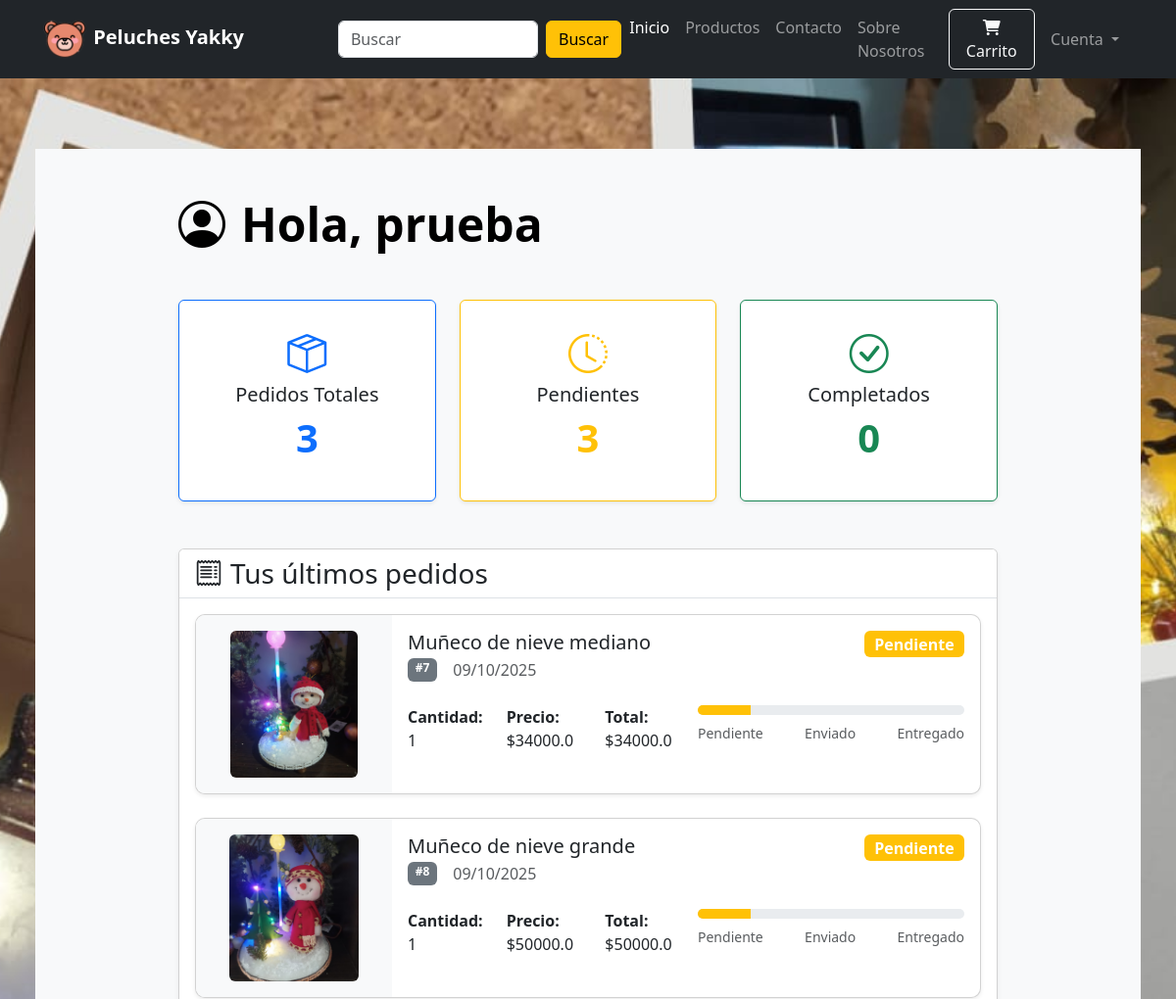
/profile (signed in, upper part), run on an earlier commit of the app's database.
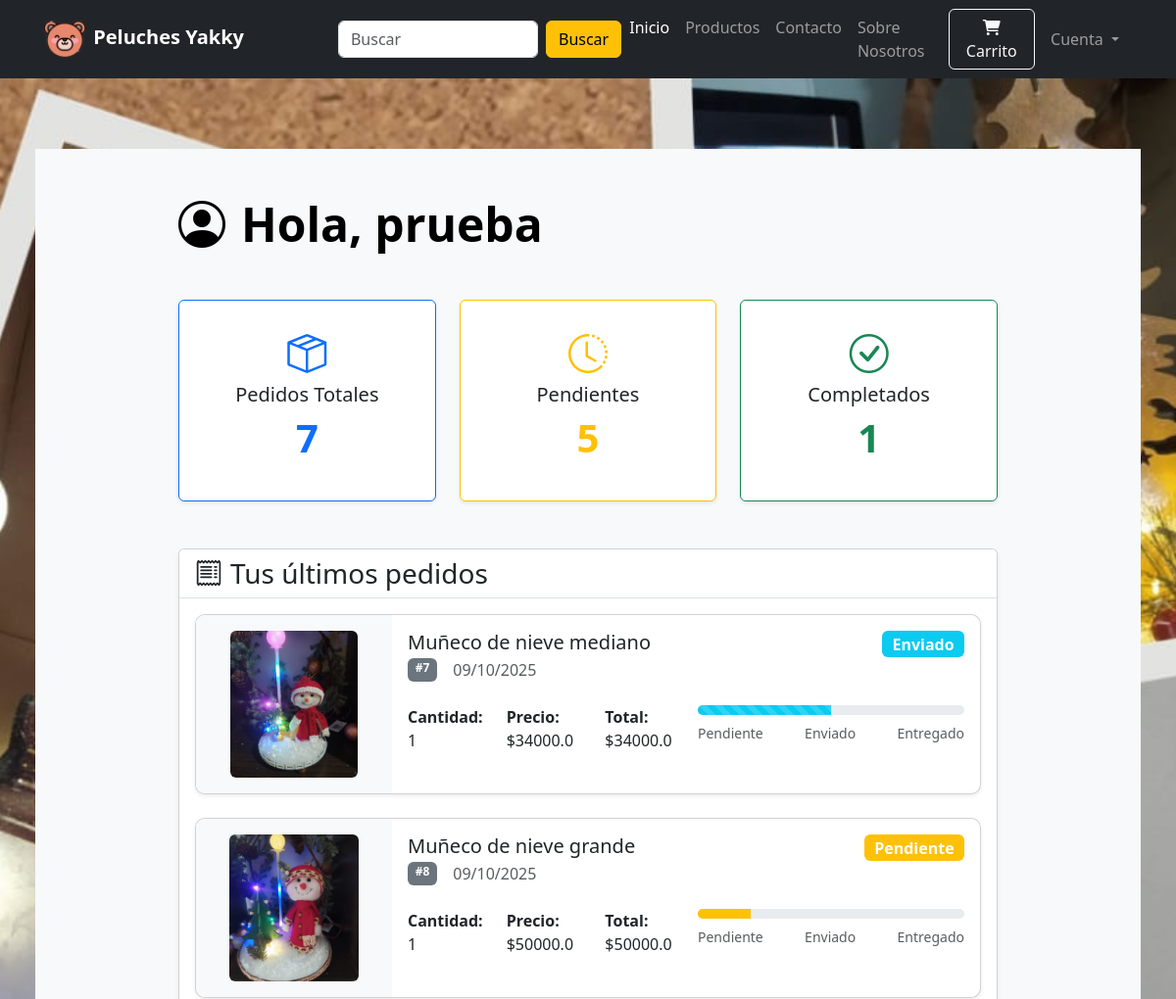
And on a later commit of the database.
### website/models/order_model.py (models this page shows, shortened)
class Order(db.Model):
    id = db.Column(db.Integer, primary_key=True)
    quantity = db.Column(db.Integer, nullable=False)
    price = db.Column(db.Float, nullable=False)
    status = db.Column(db.String(100), default="Pendiente")
    payment_id = db.Column(db.String(1000), default=lambda: str(uuid.uuid4())[:8])
    address = db.Column(db.String(1000), nullable=False)
    phone = db.Column(db.String(20), nullable=False)
    forma_pago = db.Column(db.String(20), nullable=False)
    fecha_creacion = db.Column(db.DateTime(), default=datetime.utcnow)
    customer_link = db.Column(db.Integer, db.ForeignKey("customer.id"), nullable=False)
    product_link = db.Column(db.Integer, db.ForeignKey("product.id"), nullable=False)

### website/models/producto_model.py (models this page shows, shortened)
class Product(db.Model):
    id = db.Column(db.Integer, primary_key=True)
    product_name = db.Column(db.String(100), nullable=False)
    current_price = db.Column(db.Integer, nullable=False)
    precio_costo = db.Column(db.Integer, nullable=False)  # tarea
    previous_price = db.Column(db.Integer, nullable=False)
    in_stock = db.Column(db.Integer, nullable=False)
    product_picture = db.Column(db.String(1000), nullable=False)
    flash_sale = db.Column(db.Boolean, default=False)
    date_added = db.Column(db.DateTime, default=datetime.utcnow)
    descripcion = db.Column(db.String(1000), nullable=False)
    is_deleted = db.Column(db.Boolean, default=False)
    carts = db.relationship(
        "Cart", backref=db.backref("product", lazy=True), cascade="all, delete-orphan"
    )
    orders = db.relationship(
        "Order", backref=db.backref("product", lazy=True), cascade="all, delete-orphan"
    )

### website/mvc_views/auth_view.py (the view)
@auth.route("/profile")
@login_required
def profile():
    customer_id = current_user.id
    customer = buscar_customer(customer_id=customer_id)
    pedidos = buscar_order(customer_id=customer_id)
    ticktes = mostrar_pqrd_cliente(id_cliente=customer_id)
    print("Customer ID:", customer_id)
    return render_template("profile.html", customer=customer, pedidos=pedidos, ticktes=ticktes)

### website/controllers/customer_cotller.py (called while the page is built)
def buscar_customer(customer_id):
    customer = Customer.query.get(customer_id)
    return customer

### website/controllers/order_contller.py (called while the page is built)
def buscar_order(customer_id):
    pedidos = Order.query.filter_by(customer_link=customer_id).all()
    return pedidos

### website/controllers/pqrd_corller.py (called while the page is built)
def mostrar_pqrd_cliente(id_cliente):
    try:
        pqrds_cliente = (
            Pqrd.query.filter_by(id_cliente=id_cliente)
            .order_by(desc(Pqrd.fecha_creacion))
            .all()
        )
        return pqrds_cliente
    except Exception as e:
        db.session.rollback()
        raise Exception(f"Error al buscar todos pqrd-cliente: {e}")

### website/models/customer_model.py (called while the page is built)
    @property
    def is_authenticated(self):
        return True  # Para usuarios reales siempre True

### website/templates/profile.html (shortened to what the changed rows need)
{% extends 'index.html' %}
{% block body %}
<div class="container-fluid fondo py-5" style="min-height: 100vh;">
    <div class="row justify-content-center bg-light p-5 m-4">
        <div class="col-lg-10">
            <div class="d-flex justify-content-between align-items-center mb-5 ">
                <h1 class="text-black mb-0 display-5 fw-bold">
                    <i class="bi bi-person-circle me-3"></i>Hola, {{ customer.username }}
                </h1>
            </div>
            <div class="row g-4 mb-5">
                <div class="col-md-4 ">
                    <div class="card border-primary shadow-sm h-100 hover-effect">
                        <div class="card-body text-center py-4">
                            <i class="bi bi-box-seam fs-1 text-primary mb-3"></i>
                            <h3 class="h5">Pedidos Totales</h3>
                            <p class="display-6 fw-bold text-primary">
                                {{ pedidos|length }}
                            </p>
                        </div>
                    </div>
                </div>
                <div class="col-md-4">
                    <div class="card border-warning shadow-sm h-100 hover-effect">
                        <div class="card-body text-center py-4">
                            <i class="bi bi-clock-history fs-1 text-warning mb-3"></i>
                            <h3 class="h5">Pendientes</h3>
                            <p class="display-6 fw-bold text-warning">
                                {{ pedidos|selectattr('status', 'equalto', 'Pendiente')|list|length }}
                            </p>
                        </div>
                    </div>
                </div>
                <div class="col-md-4">
                    <div class="card border-success shadow-sm h-100 hover-effect">
                        <div class="card-body text-center py-4">
                            <i class="bi bi-check-circle fs-1 text-success mb-3"></i>
                            <h3 class="h5">Completados</h3>
                            <p class="display-6 fw-bold text-success">
                                {{ pedidos|selectattr('status', 'equalto', 'Entregado')|list|length }}
                            </p>
                        </div>
                    </div>
                </div>
            </div>
            <div class="card shadow-sm mb-5 hover-effect">
                <div class="card-body">
                    {% if pedidos %}
                    <div class="row g-4">
                        {% for item in pedidos[:3] %}
                        <div class="col-12">
                            <div class="card product-card shadow-sm h-100 hover-effect">
                                <div class="row g-0">
                                    <div class="col-md-3 d-flex align-items-center justify-content-center p-3 bg-light">
                                        <img src="../{{ item.product.product_picture }}"
                                            alt="{{ item.product.product_name }}" class="img-fluid rounded"
                                            style="max-height: 150px; object-fit: contain;">
                                    </div>
                                    <div class="col-md-9">
                                        <div class="card-body">
                                            <div class="d-flex justify-content-between align-items-start mb-3">
                                                <div>
                                                    <h4 class="h5 mb-1">{{ item.product.product_name }}</h4>
                                                    <div class="d-flex gap-3 mb-2">
                                                        <span class="badge bg-secondary">
                                                            #{{ item.id }}
                                                        </span>
                                                        <span class="text-muted">
                                                            {{ item.fecha_creacion.strftime('%d/%m/%Y') }}
                                                        </span>
                                                    </div>
                                                </div>
                                                <span class="badge bg-{{
                                                        'warning' if item.status == 'Pendiente'
                                                        else 'info' if item.status == 'Enviado'
                                                        else 'success' }} fs-6">
                                                    {{ item.status }}
                                                </span>
                                            </div>
                                            <div class="row">
                                                <div class="col-md-6">
                                                    <div class="d-flex gap-4 mb-3">
                                                        <p class="mb-0"><strong>Cantidad:</strong> {{ item.quantity }}
                                                        </p>
                                                        <p class="mb-0"><strong>Precio:</strong> ${{ item.price }}</p>
                                                        <p class="mb-0"><strong>Total:</strong> ${{ item.price *
                                                            item.quantity }}</p>
                                                    </div>
                                                </div>
                                                <div class="col-md-6">
                                                    <div class="progress" style="height: 10px;">
                                                        <div class="progress-bar
                                                                {{ 'bg-warning' if item.status == 'Pendiente' }}
                                                                {{ 'bg-info progress-bar-striped' if item.status == 'Enviado' }}
                                                                {{ 'bg-success' if item.status == 'Entregado' }}"
                                                            data-status="{{item.status}}" role="progressbar"
                                                            aria-valuemin="0" aria-valuemax="100">
                                                        </div>
                                                    </div>
                                                    <div class="d-flex justify-content-between mt-2 small text-muted">
                                                        <span>Pendiente</span>
                                                        <span>Enviado</span>
                                                        <span>Entregado</span>
                                                    </div>
                                                </div>
                                            </div>
                                        </div>
                                    </div>
                                </div>
                            </div>
                        </div>
                        {% endfor %}
                    </div>
                    {% else %}
                    <div class="text-center py-5">
                        <i class="bi bi-cart-x fs-1 text-muted mb-3"></i>
                        <h4 class="text-muted">No tienes pedidos aún</h4>
                    </div>
                    {% endif %}
                </div>
            </div>
        </div>
    </div>
</div>
{% endblock %}

What changed in the data, as far as the page shows it:
changed Order "Muñeco de nieve mediano": status "Pendiente" → "Enviado"
Also different on the page:
{{ pedidos|length }}: "3" → "7"
{{ pedidos|selectattr('status', 'equalto', 'Pendiente')|list|length }}: "3" → "5"
{{ pedidos|selectattr('status', 'equalto', 'Entregado')|list|length }}: "0" → "1"
